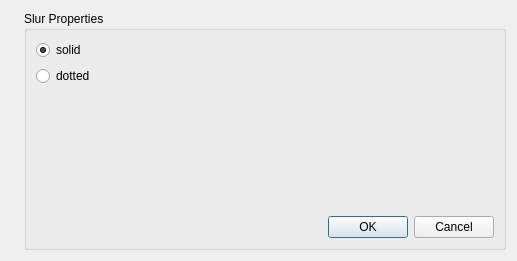
<?xml version="1.0" encoding="UTF-8"?>
<ui version="4.0">
 <class>SlurPropertyBase</class>
 <widget class="QDialog" name="SlurPropertyBase">
  <property name="geometry">
   <rect>
    <x>0</x>
    <y>0</y>
    <width>517</width>
    <height>261</height>
   </rect>
  </property>
  <property name="windowTitle">
   <string>Slur Properties</string>
  </property>
  <layout class="QVBoxLayout" name="verticalLayout">
   <item>
    <layout class="QHBoxLayout" name="horizontalLayout">
     <item>
      <widget class="QLabel" name="label_3">
       <property name="sizePolicy">
        <sizepolicy hsizetype="Fixed" vsizetype="Ignored">
         <horstretch>0</horstretch>
         <verstretch>0</verstretch>
        </sizepolicy>
       </property>
       <property name="text">
        <string/>
       </property>
       <property name="pixmap">
        <pixmap resource="mscore.qrc">:/data/bg1.jpg</pixmap>
       </property>
      </widget>
     </item>
     <item>
      <widget class="QGroupBox" name="groupBox">
       <property name="title">
        <string>Slur Properties</string>
       </property>
       <property name="flat">
        <bool>true</bool>
       </property>
       <layout class="QVBoxLayout" name="verticalLayout_2">
        <item>
         <widget class="QRadioButton" name="solid">
          <property name="text">
           <string>solid</string>
          </property>
          <property name="checked">
           <bool>true</bool>
          </property>
         </widget>
        </item>
        <item>
         <widget class="QRadioButton" name="dotted">
          <property name="text">
           <string>dotted</string>
          </property>
         </widget>
        </item>
        <item>
         <spacer name="verticalSpacer">
          <property name="orientation">
           <enum>Qt::Vertical</enum>
          </property>
          <property name="sizeHint" stdset="0">
           <size>
            <width>20</width>
            <height>40</height>
           </size>
          </property>
         </spacer>
        </item>
        <item>
         <widget class="QDialogButtonBox" name="buttonBox">
          <property name="orientation">
           <enum>Qt::Horizontal</enum>
          </property>
          <property name="standardButtons">
           <set>QDialogButtonBox::Cancel|QDialogButtonBox::Ok</set>
          </property>
         </widget>
        </item>
       </layout>
      </widget>
     </item>
    </layout>
   </item>
  </layout>
 </widget>
 <resources>
  <include location="mscore.qrc"/>
 </resources>
 <connections>
  <connection>
   <sender>buttonBox</sender>
   <signal>accepted()</signal>
   <receiver>SlurPropertyBase</receiver>
   <slot>accept()</slot>
   <hints>
    <hint type="sourcelabel">
     <x>248</x>
     <y>254</y>
    </hint>
    <hint type="destinationlabel">
     <x>157</x>
     <y>274</y>
    </hint>
   </hints>
  </connection>
  <connection>
   <sender>buttonBox</sender>
   <signal>rejected()</signal>
   <receiver>SlurPropertyBase</receiver>
   <slot>reject()</slot>
   <hints>
    <hint type="sourcelabel">
     <x>316</x>
     <y>260</y>
    </hint>
    <hint type="destinationlabel">
     <x>286</x>
     <y>274</y>
    </hint>
   </hints>
  </connection>
 </connections>
</ui>
